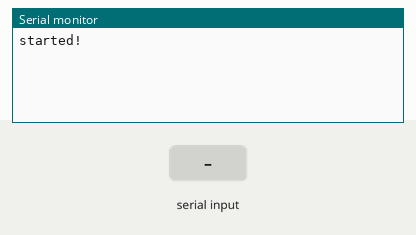
Bench run of a sketch on a simulated Arduino Leonardo, built with avr-gcc and run on an emulated ATmega32U4. On the bench: the last lines printed to the serial monitor. The test bench sets the inputs (shaded band).

Above: at 1.2 s.
1.3 s: "L" received over the second serial link
At 2.0 s:
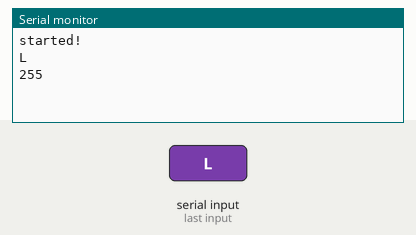
2.8 s: "R" received over the second serial link
At 4.3 s:
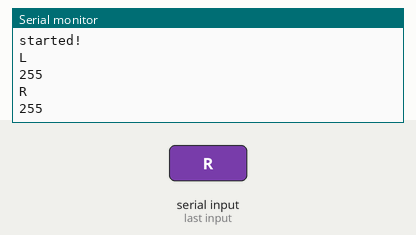

Measured:
- after the input at 1.3 s, the serial monitor: prints a new line at once (image 1)
- after the input at 2.8 s, the serial monitor: prints a new line at once (image 2)

The sketch:

arduino_remote_control_receiver_pro-micro.ino
```cpp
/*    Arduino Long Range Wireless Communication using HC-12
                      Example 01
   by Dejan Nedelkovski, www.HowToMechatronics.com
*/


void setup() {
  Serial.begin(9600);             // Serial port to computer

  Serial1.begin(9600); //This is the UART, pipes to sensors attached to board

  Serial.println("started!");
}


int received_vals[2] = {0, 0};

void loop() {
//  Serial.println("loop");
  Serial1.flush();

  if (Serial1.available()) {        // If HC-12 has data
    char temp = Serial1.read();
    if (temp == 'L') {
      Serial.println("L");
      byte temp0 = Serial1.read() ;
      Serial.println((int)temp0);
      //      received_vals[0] = temp0 ;
    }
    if (temp == 'R') {
      Serial.println("R");
      byte temp1 = Serial1.read() ;
      Serial.println((int)temp1);
      //      received_vals[1] = temp;
    }
    //    Serial.println((int)HC12.read());
  }

  //  Serial.println("L:");
  //  Serial.println(received_vals[0]);      // Send the data to Serial monitor  }
  //
  //  Serial.println("R:");
  //  Serial.println(received_vals[1]);      // Send the data to Serial monitor  }


  Serial1.flush();
//    delay(50);

  while (Serial.available()) {      // If Serial monitor has data
    Serial1.write(Serial.read());      // Send that data to HC-12
  }
}
```
